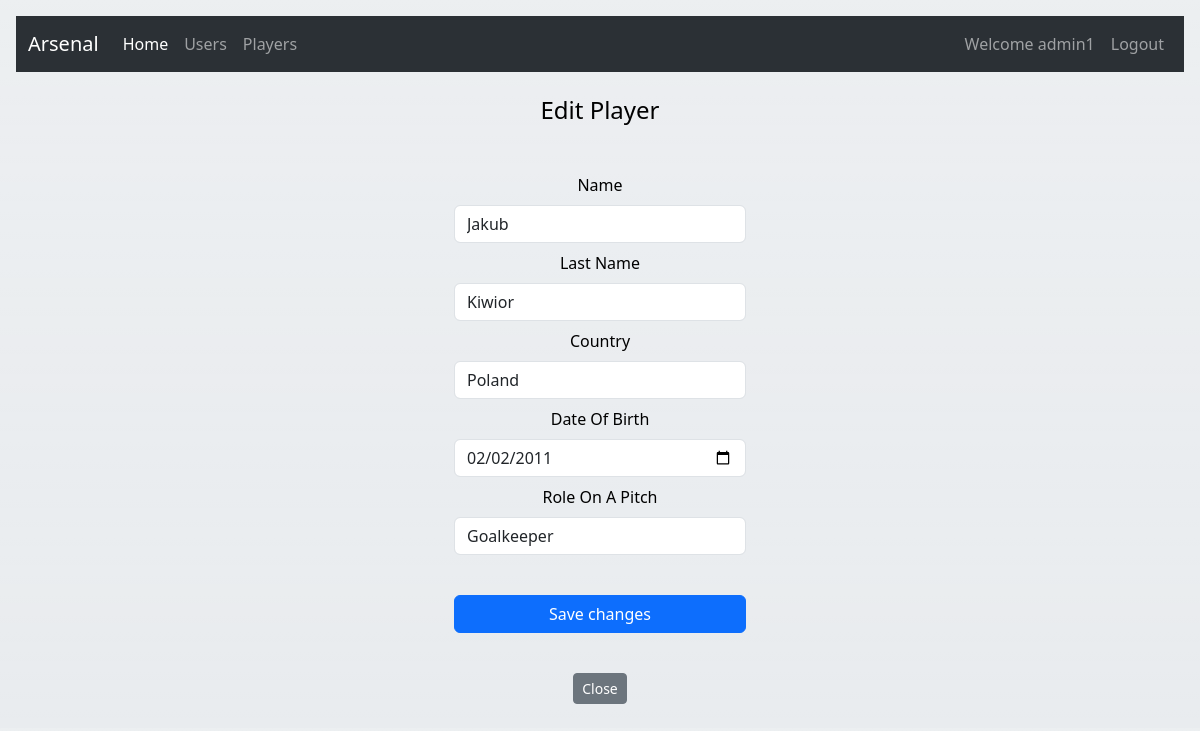
The app's page /players/update/2 (signed in) with its own data.
### app.py (models this page shows, shortened)
class User(db.Model, UserMixin):
    id = db.Column(db.Integer, primary_key=True)
    username = db.Column(db.String(30), nullable=False, unique=True)
    email_adress = db.Column(db.String(50), nullable=False, unique=True)
    password_hash = db.Column(db.String(60), nullable=False)
    reg_date = db.Column(db.DateTime, nullable=False, default=datetime.now())
    is_admin = db.Column(db.Boolean, nullable=False, default=False)
    is_active_now = db.Column(db.Boolean, nullable=False, default=False)
    @property
    def password(self):
        return self.password

class Player(db.Model):
    id = db.Column(db.Integer, primary_key=True)
    name = db.Column(db.String(30), nullable=False)
    last_name = db.Column(db.String(30), nullable=False)
    country = db.Column(db.String(30), nullable=False)
    date_of_birth = db.Column(db.Date, nullable=False)
    role_on_a_pitch = db.Column(db.String(20), nullable=False)

### app.py (the view, shortened to what this page needs)
@app.route('/players/update/<int:id>', methods=['GET', 'POST'])
@login_required
def update(id):
    edit_form = EditPlayerForm()
    player_to_edit = Player.query.get_or_404(id)
    return render_template('edit_form.html', players=players, player_to_edit=player_to_edit, edit_form=edit_form)

### app.py
class EditPlayerForm(FlaskForm):
    name = StringField(validators=[DataRequired()])
    last_name = StringField(validators=[DataRequired()])
    country = StringField(validators=[DataRequired()])
    date_of_birth = DateField(validators=[DataRequired()])
    role_on_a_pitch = SelectField(choices=['Goalkeeper','Defender','Midfielder', 'Striker'],validators=[DataRequired()])
    submit = SubmitField(label='Save changes')

### app.py (called while the page is built)
@login_manager.user_loader
def load_user(user_id):
    return User.query.get(int(user_id))

### Templates/edit_form.html (shortened to what this page needs)
{% extends "base.html" %}
{% block content %}
  <body>
    <div class="d-grid gap-2 col-6 mx-auto text-center">
        <form class="d-grid gap-2 col-6 mx-auto" method="POST">
            <h4>
            Edit Player
            </h4>
            <br>
            {{ edit_form.name.label() }}
            {{ edit_form.name(class="form-control", value=player_to_edit.name) }}
            {{ edit_form.last_name.label() }}
            {{ edit_form.last_name(class="form-control", value=player_to_edit.last_name) }}
            {{ edit_form.country.label() }}
            {{ edit_form.country(class="form-control", value=player_to_edit.country) }}
            {{ edit_form.date_of_birth.label() }}
            {{ edit_form.date_of_birth(class="form-control", value=player_to_edit.date_of_birth) }}
            {{ edit_form.role_on_a_pitch.label() }}
            {{ edit_form.role_on_a_pitch(class="form-control", value=player_to_edit.role_on_a_pitch) }}
            <br>
            {{ edit_form.submit(class="btn btn-primary") }}
            <br>
            <div>
              <a class="btn btn-sm btn-secondary" href="{{ url_for('players') }}">Close</a>
            </div>
        </form>
    </div>
  </body>
{% endblock %}

### Templates/menu.html (shortened to what this page needs)
<nav class="navbar navbar-expand-lg bg-body-tertiary" data-bs-theme="dark">
    <div class="container-fluid">
      <a class="navbar-brand" href="{{ url_for('index') }}">Arsenal</a>
      <div class="collapse navbar-collapse justify-content-between" id="navbarNav">
        <ul class="navbar-nav mr-auto">
          <li class="nav-item">
            <a class="nav-link active" aria-current="page" href="{{ url_for('index') }}">Home</a>
          </li>
          <li class="nav-item">
            <a class="nav-link" href="{{ url_for('users') }}">Users</a>
          </li>
          <li class="nav-item">
            <a class="nav-link" href="{{ url_for('players') }}">Players</a>
          </li>
        </ul>
        {% if current_user.is_authenticated %}
          <ul class="navbar-nav mr-auto">
            <li class="nav-item">
              <a class="nav-link">Welcome {{ current_user.username }}</a>
            </li>
            <li class="nav-item">
              <a class="nav-link" href="{{ url_for('logout') }}">Logout</a>
            </li>
          </ul>
        {% endif %}
      </div>
    </div>
  </nav>

### records on screen
User: username "admin1"
Player: name "Jakub", last_name "Kiwior", country "Poland", date_of_birth "02/02/2011", role_on_a_pitch "Goalkeeper"

### other values on screen
{{ edit_form.name.label() }} "Name"
{{ edit_form.last_name.label() }} "Last Name"
{{ edit_form.country.label() }} "Country"
{{ edit_form.date_of_birth.label() }} "Date Of Birth"
{{ edit_form.role_on_a_pitch.label() }} "Role On A Pitch"
